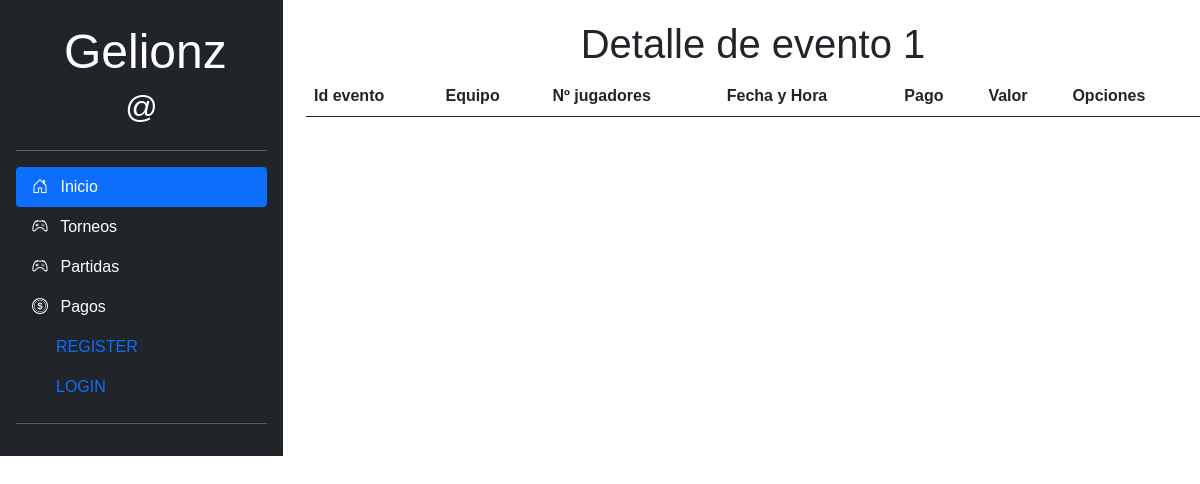
/principal/detalle/1/, run on an earlier commit of the app's database.
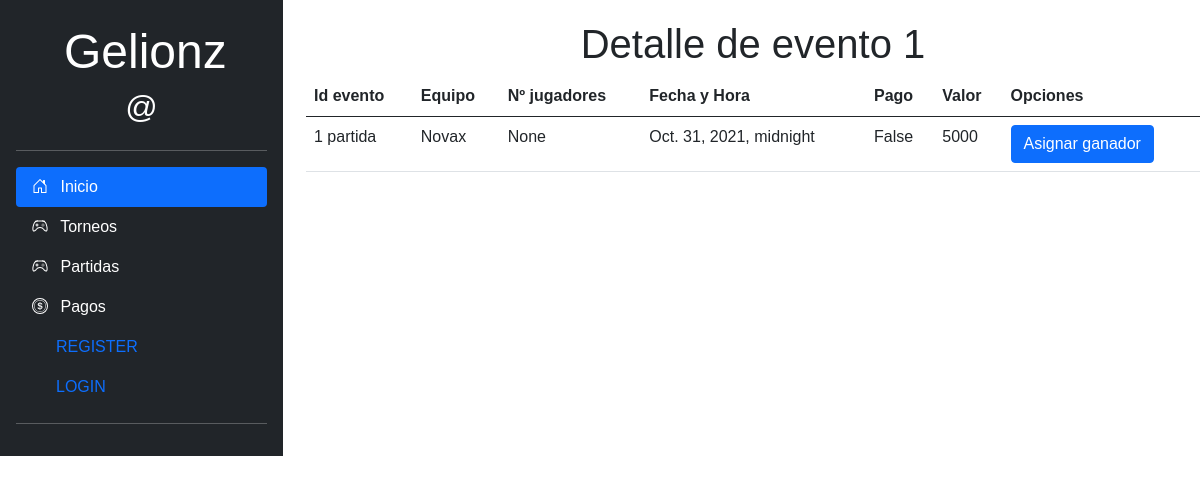
And on a later commit of the database.
### aplicaciones/principal/models.py (models this page shows, shortened)
class Inscripcion(models.Model):
	fecha_hora_inscripcion  =models.DateTimeField(auto_now_add=True)
	es_ganador              =models.CharField(max_length=50, choices=estados_equipo, default='inscrito')
	pago                    =models.ImageField('imagen del pago', upload_to='pagos/', blank=True, null=True)
	id_equipo_FK            =models.ForeignKey(Equipo, on_delete=models.CASCADE)
	inscripcion_evento_FK   =models.ForeignKey(Evento, on_delete=models.CASCADE)

class Evento(models.Model):
	tipo_evento         =models.CharField(max_length=200, choices=tipos_eventos)
	codigo 		        =models.CharField(max_length=200, null=True, blank=True)
	fecha_hora_evento   =models.DateTimeField()
	valor_evento        =models.PositiveIntegerField()
	ganador_evento      =models.CharField(max_length=200, null=True, blank=True)
	cantidad_jugadores  =models.PositiveIntegerField() #cant_equipos
	is_paid             =models.BooleanField(default=False) #si el evento fue pago al ganador
	estado              =models.CharField(max_length=200, choices=estados, default='disponible')
	organizador         =models.ForeignKey(Usuario, on_delete=models.CASCADE)
	def __str__ (self):
		return str(self.id)+' '+self.tipo_evento

class Equipo(models.Model):
	nombre_capitan  =models.CharField(max_length=80, null=True, blank=True)
	nombre_equipo   =models.CharField(max_length=80)
	num_integrantes =models.IntegerField(null=True, blank=True)
	eventos_jugados =models.CharField(max_length=200, default=0) #IntegerField

### aplicaciones/principal/views.py (the view)
# urls.py: path('detalle/<int:id_evento>/', views.detalle_view, name = 'detalle_view'),
def detalle_view(request, id_evento):
	obj = Evento.objects.get(id=id_evento)
	lista =  Inscripcion.objects.filter(inscripcion_evento_FK__id=id_evento)
	return render(request, 'detalle.html', locals())

### templates/detalle.html (shortened to what this page needs)
{% extends 'base_streaming.html' %}
{% block contenido %}
<h1>Detalle de evento {{ id_evento }} </h1>
<table class="table">
    <thead>
        <tr>
            <th scope="col">Id evento</th>
            <th scope="col">Equipo</th>
            <th scope="col">Nº jugadores</th>
            <th scope="col">Fecha y Hora</th>
            <th scope="col">Pago</th>
            <th scope="col">Valor</th>
            <th scope="col">Opciones</th>
        </tr>
    </thead>
    <tbody>
        {% for p in lista %}
        <tr>
            <td>{{ p.inscripcion_evento_FK }}</td>
            <td>{{ p.id_equipo_FK.nombre_equipo }}</td>
            <td>{{ p.id_equipo_FK.num_integrantes }}</td>
            <td>{{ p.inscripcion_evento_FK.fecha_hora_evento }}</td>
            <td>{{ p.inscripcion_evento_FK.is_paid }}</td>
            <td>{{ p.inscripcion_evento_FK.valor_evento }}</td>
            <td>
                {% if p.es_ganador == 'ganador' %}
                <p>Ganador</p>
                {% elif p.es_ganador == 'inscrito' and obj.ganador_evento is not None %}
                <p>Perdedor</p>
                {% elif p.es_ganador == 'inscrito' and obj.ganador_evento is None %}
                <a href="{% url 'agregarG_view' id_evento=obj.id id_equipo=p.id_equipo_FK.id %}"
                    class="btn btn-primary">Asignar ganador</a>
                {% endif %}
            </td>
        </tr>
        {% endfor %}
    </tbody>
</table>
{% endblock contenido %}

What changed in the data, as far as the page shows it:
added Inscripcion: inscripcion_evento_FK "1 partida", id_equipo_FK.nombre_equipo "Novax", id_equipo_FK.num_integrantes "None", inscripcion_evento_FK.fecha_hora_evento "Oct. 31, 2021, midnight", inscripcion_evento_FK.is_paid "False", inscripcion_evento_FK.valor_evento "5000", es_ganador "Asignar ganador"
